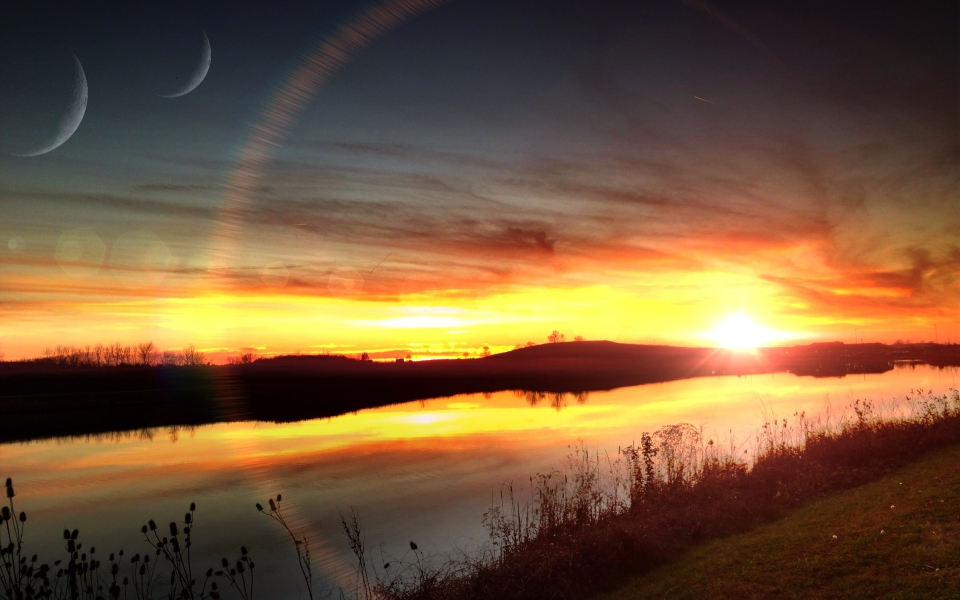
#> input picture Photos/03.jpg, 1920 x 1200 px, found by its file name (shown at 1/2 size); its folder holds 4 pictures in this run
$ python 'Image to numpy array.py'
#> lines starting #> are read from the running program, lines starting #| are printed output that depends on the picture


import os
import numpy as np
from PIL import Image


def rootdirset():
    rootDir = 'Photos'
    return rootDir

def file_count_find():
    filenames = next(os.walk(rootdirset()))[2]
    #path, dirs, files = next(os.walk(rootdirset()))
    fileCount = len(filenames)
    return fileCount

def default_array_create():
    array_of_images = np.zeros((file_count_find(),200,200,3))
    return array_of_images

def file_path():
    try:
        filenames = next(os.walk(rootdirset()))[2]
        return filenames
    except:
        print("Directory name is not ""Photos"" kindy change directory name Or Directory doesn't exist")


def image_resizing():
    try:
        file_name = file_path()
        main_array = default_array_create()
        for x in range(0,file_count_find()):
            img = Image.open(rootdirset()+"\\"+ file_name[x])
#> img is the input picture: PIL image 1920x1200 RGB; mean R, G, B 118.2, 88, 57.9
            resize_img = img.resize((200, 200))
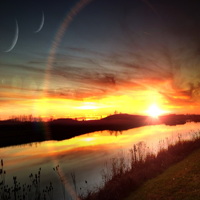
#> resize_img: PIL image 200x200 RGB; mean R, G, B 118.2, 88, 57.9
            resize_arry = np.array(resize_img)
            main_array[x] = resize_arry
#> pass 2 of the loop in image_resizing, `for x in range(0,file_count_find()):`:
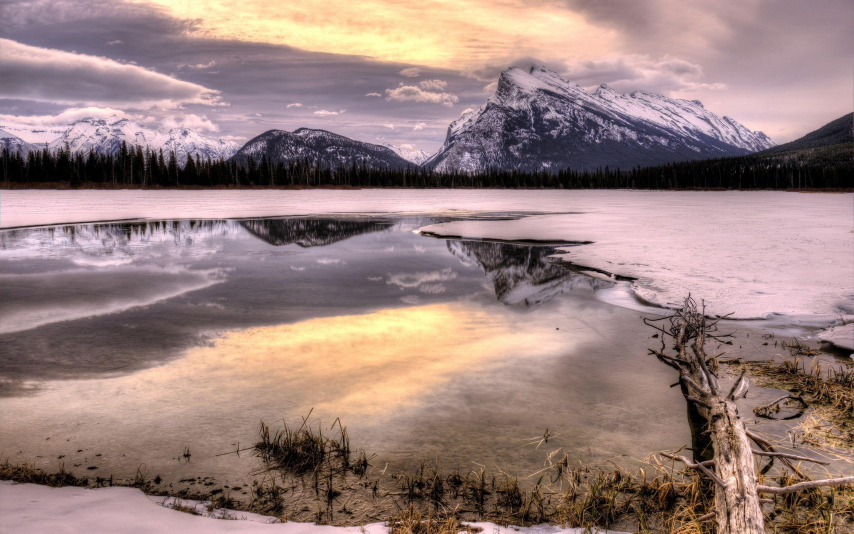
#> input picture Photos/07.jpg, 2560 x 1600 px, found by its file name (shown at 1/3 size)
#> in image_resizing, img is the input picture: PIL image 2560x1600 RGB; mean R, G, B 153.8, 129.7, 126.4
#> in image_resizing, `resize_img = img.resize((200, 200))`:
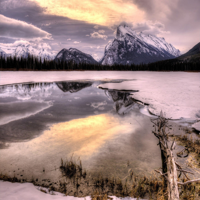
#> resize_img: PIL image 200x200 RGB; mean R, G, B 153.8, 129.7, 126.4
#> pass 3 of the loop in image_resizing, `for x in range(0,file_count_find()):`:
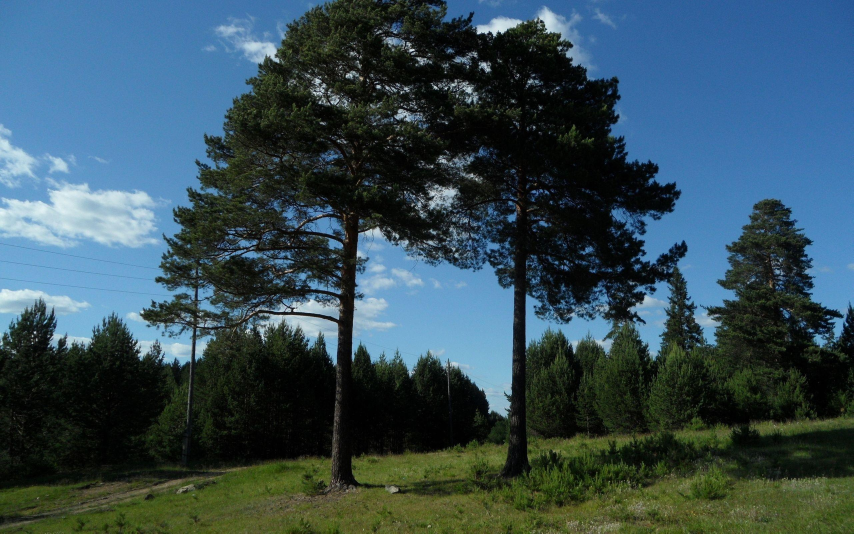
#> input picture Photos/08.jpg, 2560 x 1600 px, found by its file name (shown at 1/3 size)
#> in image_resizing, img is the input picture: PIL image 2560x1600 RGB; mean R, G, B 53.4, 76.9, 86.3
#> in image_resizing, `resize_img = img.resize((200, 200))`:
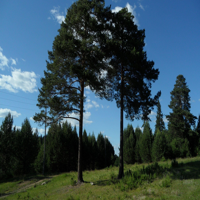
#> resize_img: PIL image 200x200 RGB; mean R, G, B 53.4, 76.9, 86.3
#> the loop made 4 passes; the first 3 are shown
        print("Task Successfully Completed")
        return main_array
    except:
        print("Something wrong happened.")


def main():
    final_array = image_resizing()
    shape_of_array = final_array.shape
#> shape_of_array = (4, 200, 200, 3)
    print("\nFinal Shape of Array  :",shape_of_array)
#| Final Shape of Array  : (4, 200, 200, 3)

if __name__ == "__main__":
    main()
